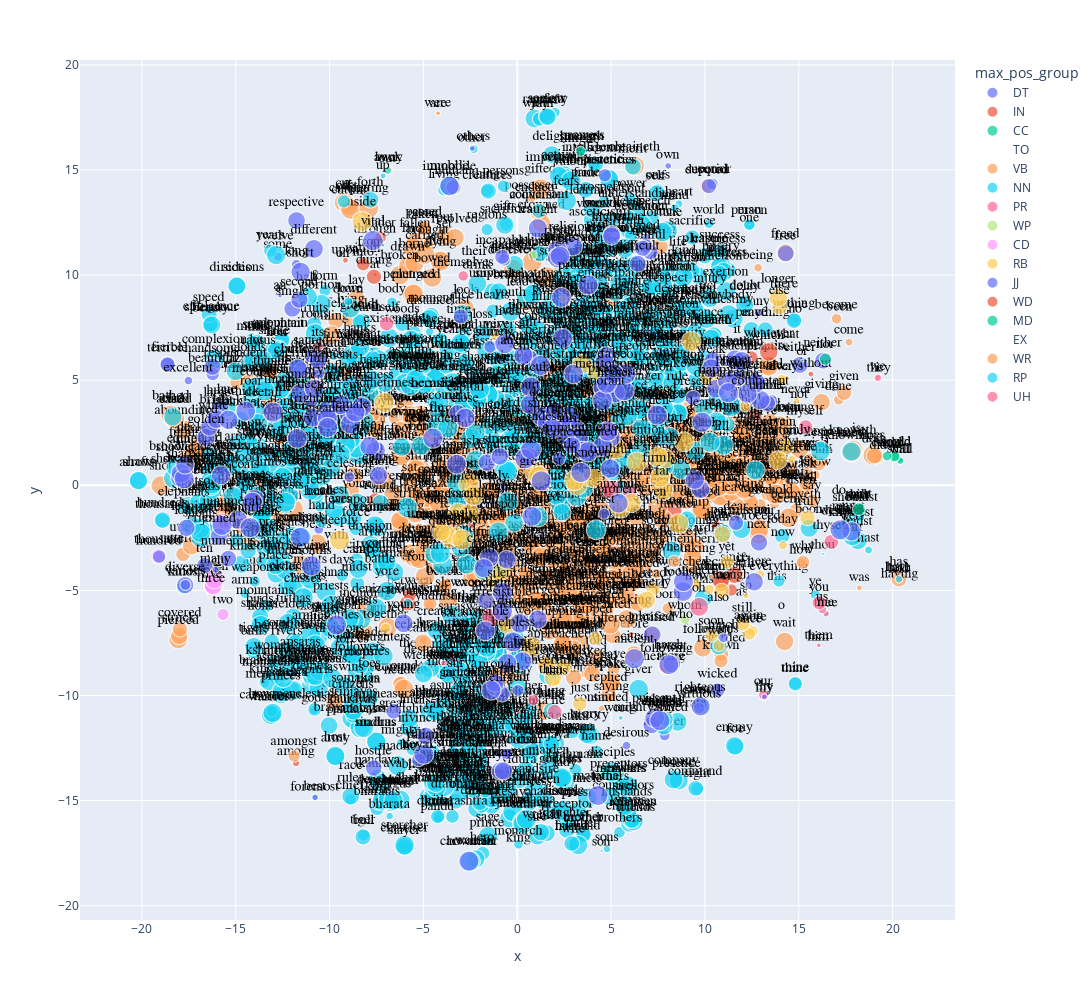

This figure's notebook cell:
### Code cell
X = TSNE.join(VOCAB, how='left')
px.scatter(X.reset_index(), 'x', 'y', 
        text='term_str', 
        size="dfidf",
        color='max_pos_group', 
        hover_name='term_str',          
        height=1000,
        width=1200)\
    .update_traces(
        mode='markers+text', 
        textfont=dict(color='black', size=14, family='Arial'),
        textposition='top center')

### Figure 1 — Plotly figure (JSON) as saved in the notebook; plotly's stock layout.template omitted (floating-point values rounded to 4 significant figures; data arrays with more than 128 entries replaced by an {"elided": "..."} marker saying what was removed)
{"data": [{"hovertemplate": "<b>%{hovertext}</b><br><br>max_pos_group=DT<br>x=%{x}<br>y=%{y}<br>dfidf=%{marker.size}<br>term_str=%{text}<extra></extra>", "hovertext": ["the", "a", "all", "this", "those", "these", "an", "no", "every", "any", "both", "some", "another", "each", "either", "neither"], "legendgroup": "DT", "marker": {"color": "#636efa", "size": [0, 0, 0, 0, 0, 2.856, 2.856, 4.262, 4.262, 7.028, 9.733, 11.06, 16.22, 12.38, 37.74, 36.85], "sizemode": "area", "sizeref": 0.1313, "symbol": "circle"}, "mode": "markers+text", "name": "DT", "showlegend": true, "text": ["the", "a", "all", "this", "those", "these", "an", "no", "every", "any", "both", "some", "another", "each", "either", "neither"], "textfont": {"color": "black", "family": "Arial", "size": 14}, "textposition": "top center", "type": "scattergl", "x": [-5.809, -12.74, -0.7732, 13.85, -11.01, 8.226, -12.65, 14.83, 2.311, 12.93, -0.6724, -12.76, 7.854, -10.57, 15.06, 16.3], "xaxis": "x", "y": [-7.843, 9.091, -0.01091, -4.641, -6.049, -8.623, 9.026, 7.895, 11.66, 8.206, -0.0964, 10.87, -11.9, -2.097, 5.725, 5.932], "yaxis": "y"}, {"hovertemplate": "<b>%{hovertext}</b><br><br>max_pos_group=IN<br>x=%{x}<br>y=%{y}<br>dfidf=%{marker.size}<br>term_str=%{text}<extra></extra>", "hovertext": ["of", "that", "in", "with", "by", "for", "as", "on", "from", "at", "like", "unto", "upon", "if", "after", "without", "into", "among", "while", "through", "before", "about", "over", "against", "between", "under", "than", "though", "within", "along", "since", "during", "around", "although", "because", "whether", "above", "besides", "behind", "near", "except", "beyond"], "legendgroup": "IN", "marker": {"color": "#EF553B", "size": [0, 0, 0, 0, 0, 1.435, 0, 0, 0, 2.856, 1.435, 1.435, 4.262, 1.435, 0, 4.262, 4.262, 7.028, 4.262, 14.95, 4.262, 12.38, 7.028, 34.05, 22.29, 18.7, 23.45, 21.11, 24.59, 21.11, 38.61, 31.07, 31.07, 33.08, 41.86, 36.85, 47.78, 38.61, 44.74, 39.45, 50.13, 52.14], "sizemode": "area", "sizeref": 0.1313, "symbol": "circle"}, "mode": "markers+text", "name": "IN", "showlegend": true, "text": ["of", "that", "in", "with", "by", "for", "as", "on", "from", "at", "like", "unto", "upon", "if", "after", "without", "into", "among", "while", "through", "before", "about", "over", "against", "between", "under", "than", "though", "within", "along", "since", "during", "around", "although", "because", "whether", "above", "besides", "behind", "near", "except", "beyond"], "textfont": {"color": "black", "family": "Arial", "size": 14}, "textposition": "top center", "type": "scattergl", "x": [-7.202, -2.832, -7.405, -9.632, 4.338, 8.637, 11.97, -9.285, -7.798, -7.576, -15.07, 3.265, -9.157, 11.95, 1.123, 15.64, -8.2, -11.79, 0.3072, -7.575, 6.05, 10.6, -7.444, -5.832, -5.728, -7.287, 12.47, 11.4, -8.21, -6.938, 11.57, -7.635, -7.557, 10.88, 10.84, 12.62, 1.127, 4.686, -2.382, -2.22, 8.259, 1.449], "xaxis": "x", "y": [2.84, -5.706, 1.546, -2.677, -7.387, -2.432, -5.38, 10.71, 11.28, 10.02, 5.152, -9.135, 10.7, -3.913, -2.953, 5.292, 10.6, -13.21, -5.754, 11.56, -7.1, -1.9, 0.1935, -5.592, -5.232, 11.79, 6.083, -4.982, 10.53, -0.8855, -4.259, 9.921, -0.7177, -4.68, -4.494, 3.218, 4.206, -0.2537, -2.226, -0.2194, -1.209, 4.854], "yaxis": "y"}, {"hovertemplate": "<b>%{hovertext}</b><br><br>max_pos_group=CC<br>x=%{x}<br>y=%{y}<br>dfidf=%{marker.size}<br>term_str=%{text}<extra></extra>", "hovertext": ["and", "or", "but", "nor"], "legendgroup": "CC", "marker": {"color": "#00cc96", "size": [0, 1.435, 7.028, 19.91], "sizemode": "area", "sizeref": 0.1313, "symbol": "circle"}, "mode": "markers+text", "name": "CC", "showlegend": true, "text": ["and", "or", "but", "nor"], "textfont": {"color": "black", "family": "Arial", "size": 14}, "textposition": "top center", "type": "scattergl", "x": [-14.09, 15.19, 8.417, 16.42], "xaxis": "x", "y": [-3.86, 5.938, -0.6604, 6.0], "yaxis": "y"}, {"hovertemplate": "<b>%{hovertext}</b><br><br>max_pos_group=TO<br>x=%{x}<br>y=%{y}<br>dfidf=%{marker.size}<br>term_str=%{text}<extra></extra>", "hovertext": ["to"], "legendgroup": "TO", "marker": {"color": "#ab63fa", "size": [0], "sizemode": "area", "sizeref": 0.1313, "symbol": "circle"}, "mode": "markers+text", "name": "TO", "showlegend": true, "text": ["to"], "textfont": {"color": "black", "family": "Arial", "size": 14}, "textposition": "top center", "type": "scattergl", "x": [10.8], "xaxis": "x", "y": [-2.253], "yaxis": "y"}, {"hovertemplate": "<b>%{hovertext}</b><br><br>max_pos_group=VB<br>x=%{x}<br>y=%{y}<br>dfidf=%{marker.size}<br>term_str=%{text}<extra></extra>", "hovertext": {"elided": "559 str values"}, "legendgroup": "VB", "marker": {"color": "#FFA15A", "size": {"elided": "559 float values"}, "sizemode": "area", "sizeref": 0.1313, "symbol": "circle"}, "mode": "markers+text", "name": "VB", "showlegend": true, "text": {"elided": "559 str values"}, "textfont": {"color": "black", "family": "Arial", "size": 14}, "textposition": "top center", "type": "scattergl", "x": {"elided": "559 float values"}, "xaxis": "x", "y": {"elided": "559 float values"}, "yaxis": "y"}, {"hovertemplate": "<b>%{hovertext}</b><br><br>max_pos_group=NN<br>x=%{x}<br>y=%{y}<br>dfidf=%{marker.size}<br>term_str=%{text}<extra></extra>", "hovertext": {"elided": "1049 str values"}, "legendgroup": "NN", "marker": {"color": "#19d3f3", "size": {"elided": "1049 float values"}, "sizemode": "area", "sizeref": 0.1313, "symbol": "circle"}, "mode": "markers+text", "name": "NN", "showlegend": true, "text": {"elided": "1049 str values"}, "textfont": {"color": "black", "family": "Arial", "size": 14}, "textposition": "top center", "type": "scattergl", "x": {"elided": "1049 float values"}, "xaxis": "x", "y": {"elided": "1049 float values"}, "yaxis": "y"}, {"hovertemplate": "<b>%{hovertext}</b><br><br>max_pos_group=PR<br>x=%{x}<br>y=%{y}<br>dfidf=%{marker.size}<br>term_str=%{text}<extra></extra>", "hovertext": ["his", "he", "i", "it", "their", "him", "they", "me", "my", "them", "himself", "her", "its", "we", "us", "our", "she", "you", "themselves", "myself", "thyself", "your", "itself", "herself", "ourselves", "oneself"], "legendgroup": "PR", "marker": {"color": "#FF6692", "size": [0, 1.435, 2.856, 0, 0, 1.435, 1.435, 5.653, 1.435, 2.856, 4.262, 16.22, 14.95, 7.028, 9.733, 13.67, 28.99, 25.72, 14.95, 27.92, 28.99, 27.92, 27.92, 46.03, 47.22, 34.87], "sizemode": "area", "sizeref": 0.1313, "symbol": "circle"}, "mode": "markers+text", "name": "PR", "showlegend": true, "text": ["his", "he", "i", "it", "their", "him", "they", "me", "my", "them", "himself", "her", "its", "we", "us", "our", "she", "you", "themselves", "myself", "thyself", "your", "itself", "herself", "ourselves", "oneself"], "textfont": {"color": "black", "family": "Arial", "size": 14}, "textposition": "top center", "type": "scattergl", "x": [-5.033, 2.189, 19.19, 11.72, -2.276, 16.06, 19.24, 16.45, 13.18, 16.07, -3.929, 0.8562, -10.61, 19.21, 16.25, 13.13, 2.0, 16.09, -2.878, 15.36, 16.74, 5.98, -6.969, -1.376, 5.025, 4.874], "xaxis": "x", "y": [-10.52, -10.66, 5.093, 7.095, 10.81, -7.656, 5.151, -6.108, -10.08, -7.611, -8.457, -10.21, 6.621, 5.115, -5.906, -9.981, -10.78, -5.588, 9.961, 2.771, -2.69, -0.3205, 7.693, -6.284, -0.2112, 2.622], "yaxis": "y"}, {"hovertemplate": "<b>%{hovertext}</b><br><br>max_pos_group=WP<br>x=%{x}<br>y=%{y}<br>dfidf=%{marker.size}<br>term_str=%{text}<extra></extra>", "hovertext": ["who", "what", "whose", "whom"], "legendgroup": "WP", "marker": {"color": "#B6E880", "size": [0, 1.435, 9.733, 13.67], "sizemode": "area", "sizeref": 0.1313, "symbol": "circle"}, "mode": "markers+text", "name": "WP", "showlegend": true, "text": ["who", "what", "whose", "whom"], "textfont": {"color": "black", "family": "Arial", "size": 14}, "textposition": "top center", "type": "scattergl", "x": [8.755, 14.36, 0.8373, 8.934], "xaxis": "x", "y": [-6.448, 6.734, 10.95, -6.372], "yaxis": "y"}, {"hovertemplate": "<b>%{hovertext}</b><br><br>max_pos_group=CD<br>x=%{x}<br>y=%{y}<br>dfidf=%{marker.size}<br>term_str=%{text}<extra></extra>", "hovertext": ["one", "two", "three", "five", "thousand", "four", "seven", "six", "eight", "nine"], "legendgroup": "CD", "marker": {"color": "#FF97FF", "size": [0, 19.91, 14.95, 21.11, 33.08, 27.92, 46.64, 41.08, 45.4, 50.61], "sizemode": "area", "sizeref": 0.1313, "symbol": "circle"}, "mode": "markers+text", "name": "CD", "showlegend": true, "text": ["one", "two", "three", "five", "thousand", "four", "seven", "six", "eight", "nine"], "textfont": {"color": "black", "family": "Arial", "size": 14}, "textposition": "top center", "type": "scattergl", "x": [12.38, -15.68, -16.28, -16.26, -19.1, -16.33, -16.18, -16.2, -16.14, -15.76], "xaxis": "x", "y": [12.41, -6.144, -5.072, -4.938, -3.379, -4.791, -4.778, -4.781, -4.485, -1.79], "yaxis": "y"}, {"hovertemplate": "<b>%{hovertext}</b><br><br>max_pos_group=RB<br>x=%{x}<br>y=%{y}<br>dfidf=%{marker.size}<br>term_str=%{text}<extra></extra>", "hovertext": ["not", "then", "also", "even", "thus", "so", "never", "away", "always", "however", "very", "indeed", "therefore", "now", "only", "again", "more", "once", "here", "exceedingly", "ever", "together", "quickly", "soon", "alone", "back", "highly", "well", "yet", "still", "duly", "just", "repeatedly", "truly", "else", "certainly", "most", "already", "too", "verily", "thither", "otherwise", "speedily", "sometimes", "longer", "formerly", "meanwhile", "deeply", "suddenly", "cheerfully", "really", "similarly", "properly", "greatly", "surely", "fully", "everywhere", "perfectly", "fearlessly", "far", "equally", "entirely", "worldly", "firmly", "forcibly", "fast", "immediately", "folly", "happily", "carefully", "almost", "aside", "further", "loudly", "especially", "easily", "impetuously", "completely", "incessantly"], "legendgroup": "RB", "marker": {"color": "#FECB52", "size": [0, 2.856, 0, 2.856, 5.653, 4.262, 5.653, 5.653, 12.38, 13.67, 11.06, 13.67, 8.388, 11.06, 9.733, 14.95, 16.22, 21.11, 13.67, 14.95, 11.06, 13.67, 39.45, 21.11, 14.95, 11.06, 24.59, 19.91, 24.59, 26.83, 23.45, 27.92, 30.04, 30.04, 30.04, 33.08, 35.01, 26.83, 30.04, 52.54, 36.85, 41.08, 46.03, 51.96, 45.4, 41.86, 47.78, 52.14, 43.35, 39.45, 52.3, 52.3, 49.72, 44.06, 44.74, 48.3, 49.72, 50.51, 52.54, 50.87, 50.51, 52.14, 49.64, 50.51, 51.48, 51.73, 51.73, 51.96, 51.96, 52.3, 50.51, 52.54, 51.73, 52.41, 51.73, 52.3, 43.21, 52.42, 51.67], "sizemode": "area", "sizeref": 0.1313, "symbol": "circle"}, "mode": "markers+text", "name": "RB", "showlegend": true, "text": ["not", "then", "also", "even", "thus", "so", "never", "away", "always", "however", "very", "indeed", "therefore", "now", "only", "again", "more", "once", "here", "exceedingly", "ever", "together", "quickly", "soon", "alone", "back", "highly", "well", "yet", "still", "duly", "just", "repeatedly", "truly", "else", "certainly", "most", "already", "too", "verily", "thither", "otherwise", "speedily", "sometimes", "longer", "formerly", "meanwhile", "deeply", "suddenly", "cheerfully", "really", "similarly", "properly", "greatly", "surely", "fully", "everywhere", "perfectly", "fearlessly", "far", "equally", "entirely", "worldly", "firmly", "forcibly", "fast", "immediately", "folly", "happily", "carefully", "almost", "aside", "further", "loudly", "especially", "easily", "impetuously", "completely", "incessantly"], "textfont": {"color": "black", "family": "Arial", "size": 14}, "textposition": "top center", "type": "scattergl", "x": [15.04, 1.787, 10.71, 7.298, 2.081, 12.2, 14.89, -6.851, 14.23, 10.22, -1.145, 9.539, 14.63, 14.16, 2.449, 12.35, 12.54, 12.37, 12.93, -1.571, 14.07, -7.005, -3.604, 10.35, 12.15, -6.865, -1.501, 10.75, 11.17, 12.0, 4.153, 3.333, 2.477, 15.47, 13.97, 14.31, 4.159, 7.231, 10.89, 7.848, 10.93, 10.63, -3.247, -7.089, 13.91, 6.89, 1.603, -9.467, -3.764, 1.902, 10.25, -0.4853, 5.501, -1.221, 13.89, 6.084, 8.889, -0.9347, -2.951, 7.767, 4.001, 0.9469, 3.458, 7.609, -2.549, -2.594, -2.325, 9.287, 6.371, 7.489, 1.132, -8.271, 8.598, 0.754, 3.194, 5.279, -4.058, 3.042, -3.156], "xaxis": "x", "y": [4.002, -9.229, -5.654, -0.7977, -9.365, -5.26, 4.025, 15.06, 5.022, -4.955, 7.079, -4.695, 1.249, -2.849, 8.881, -6.842, -6.942, -7.071, -4.273, -5.255, 5.059, -6.798, -2.561, -7.157, 3.743, 14.99, -5.572, -7.627, -3.661, -6.59, -7.291, -10.39, -8.646, -1.557, 8.478, 1.833, 5.394, -4.935, -5.028, 1.274, -2.334, 5.011, -2.43, 3.934, 8.929, -5.465, -8.605, -2.605, -2.343, -9.172, 5.156, -6.597, -1.096, -4.572, 1.202, -0.8379, 2.068, -4.11, -2.584, -0.2401, 0.3645, 0.6108, 5.763, 0.3805, -1.348, 0.07503, -0.4949, 6.848, 1.11, 1.354, 0.4382, 12.55, -1.825, -7.7, 0.007153, 1.73, -2.217, 0.22, -1.329], "yaxis": "y"}, {"hovertemplate": "<b>%{hovertext}</b><br><br>max_pos_group=JJ<br>x=%{x}<br>y=%{y}<br>dfidf=%{marker.size}<br>term_str=%{text}<extra></extra>", "hovertext": {"elided": "213 str values"}, "legendgroup": "JJ", "marker": {"color": "#636efa", "size": {"elided": "213 float values"}, "sizemode": "area", "sizeref": 0.1313, "symbol": "circle"}, "mode": "markers+text", "name": "JJ", "showlegend": true, "text": {"elided": "213 str values"}, "textfont": {"color": "black", "family": "Arial", "size": 14}, "textposition": "top center", "type": "scattergl", "x": {"elided": "213 float values"}, "xaxis": "x", "y": {"elided": "213 float values"}, "yaxis": "y"}, {"hovertemplate": "<b>%{hovertext}</b><br><br>max_pos_group=WD<br>x=%{x}<br>y=%{y}<br>dfidf=%{marker.size}<br>term_str=%{text}<extra></extra>", "hovertext": ["which", "whatever"], "legendgroup": "WD", "marker": {"color": "#EF553B", "size": [1.435, 44.06], "sizemode": "area", "sizeref": 0.1313, "symbol": "circle"}, "mode": "markers+text", "name": "WD", "showlegend": true, "text": ["which", "whatever"], "textfont": {"color": "black", "family": "Arial", "size": 14}, "textposition": "top center", "type": "scattergl", "x": [13.34, 13.4], "xaxis": "x", "y": [6.689, 6.347], "yaxis": "y"}, {"hovertemplate": "<b>%{hovertext}</b><br><br>max_pos_group=MD<br>x=%{x}<br>y=%{y}<br>dfidf=%{marker.size}<br>term_str=%{text}<extra></extra>", "hovertext": ["should", "will", "shall", "can", "may", "would", "might", "could", "must"], "legendgroup": "MD", "marker": {"color": "#00cc96", "size": [5.653, 4.262, 7.028, 5.653, 13.67, 16.22, 12.38, 12.38, 21.11], "sizemode": "area", "sizeref": 0.1313, "symbol": "circle"}, "mode": "markers+text", "name": "MD", "showlegend": true, "text": ["should", "will", "shall", "can", "may", "would", "might", "could", "must"], "textfont": {"color": "black", "family": "Arial", "size": 14}, "textposition": "top center", "type": "scattergl", "x": [20.02, 20.4, 20.39, 19.96, 20.1, 20.1, 3.37, 19.71, 18.2], "xaxis": "x", "y": [1.543, 1.201, 1.17, 1.424, 1.399, 1.371, 15.88, 1.39, -1.137], "yaxis": "y"}, {"hovertemplate": "<b>%{hovertext}</b><br><br>max_pos_group=EX<br>x=%{x}<br>y=%{y}<br>dfidf=%{marker.size}<br>term_str=%{text}<extra></extra>", "hovertext": ["there"], "legendgroup": "EX", "marker": {"color": "#ab63fa", "size": [0], "sizemode": "area", "sizeref": 0.1313, "symbol": "circle"}, "mode": "markers+text", "name": "EX", "showlegend": true, "text": ["there"], "textfont": {"color": "black", "family": "Arial", "size": 14}, "textposition": "top center", "type": "scattergl", "x": [14.23], "xaxis": "x", "y": [9.26], "yaxis": "y"}, {"hovertemplate": "<b>%{hovertext}</b><br><br>max_pos_group=WR<br>x=%{x}<br>y=%{y}<br>dfidf=%{marker.size}<br>term_str=%{text}<extra></extra>", "hovertext": ["when", "how", "where", "why"], "legendgroup": "WR", "marker": {"color": "#FFA15A", "size": [2.856, 11.06, 19.91, 24.59], "sizemode": "area", "sizeref": 0.1313, "symbol": "circle"}, "mode": "markers+text", "name": "WR", "showlegend": true, "text": ["when", "how", "where", "why"], "textfont": {"color": "black", "family": "Arial", "size": 14}, "textposition": "top center", "type": "scattergl", "x": [10.32, 15.14, 8.362, 15.22], "xaxis": "x", "y": [-4.348, -3.67, -3.62, -3.658], "yaxis": "y"}, {"hovertemplate": "<b>%{hovertext}</b><br><br>max_pos_group=RP<br>x=%{x}<br>y=%{y}<br>dfidf=%{marker.size}<br>term_str=%{text}<extra></extra>", "hovertext": ["down", "up", "off", "out"], "legendgroup": "RP", "marker": {"color": "#19d3f3", "size": [9.733, 4.262, 23.45, 8.388], "sizemode": "area", "sizeref": 0.1313, "symbol": "circle"}, "mode": "markers+text", "name": "RP", "showlegend": true, "text": ["down", "up", "off", "out"], "textfont": {"color": "black", "family": "Arial", "size": 14}, "textposition": "top center", "type": "scattergl", "x": [-9.003, -7.149, -9.241, -6.906], "xaxis": "x", "y": [8.749, 14.72, 13.51, 14.98], "yaxis": "y"}, {"hovertemplate": "<b>%{hovertext}</b><br><br>max_pos_group=UH<br>x=%{x}<br>y=%{y}<br>dfidf=%{marker.size}<br>term_str=%{text}<extra></extra>", "hovertext": ["oh"], "legendgroup": "UH", "marker": {"color": "#FF6692", "size": [47.22], "sizemode": "area", "sizeref": 0.1313, "symbol": "circle"}, "mode": "markers+text", "name": "UH", "showlegend": true, "text": ["oh"], "textfont": {"color": "black", "family": "Arial", "size": 14}, "textposition": "top center", "type": "scattergl", "x": [9.69], "xaxis": "x", "y": [-5.784], "yaxis": "y"}], "layout": {"height": 1000, "legend": {"itemsizing": "constant", "title": {"text": "max_pos_group"}, "tracegroupgap": 0}, "margin": {"t": 60}, "width": 1200, "xaxis": {"anchor": "y", "domain": [0, 1], "title": {"text": "x"}}, "yaxis": {"anchor": "x", "domain": [0, 1], "title": {"text": "y"}}}}
